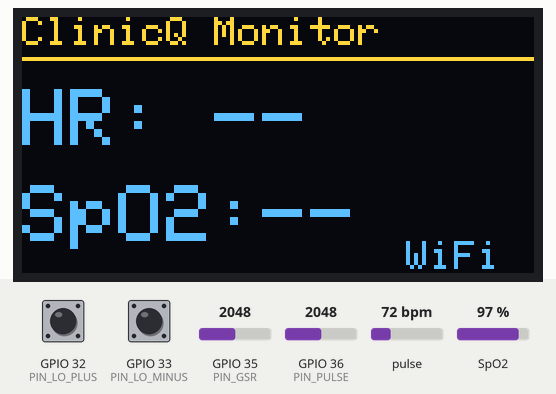
The sketch below on a simulated ESP32. On the bench: 128×64 one-colour display. Inputs (shaded band) come from the test bench; at power-on: pulse 72 bpm, SpO2 97 %, GPIO 32 (PIN_LO_PLUS) HIGH, GPIO 33 (PIN_LO_MINUS) HIGH, GPIO 35 (PIN_GSR) = 2048, GPIO 36 (PIN_PULSE) = 2048 (analog values on the 0–4095 scale). The OLED is the two-colour kind (top 16 rows yellow); WiFi joins after 1.5 s; servers stay silent unless stated; what the sketch prints to the serial monitor is not drawn.

Above: at 7.0 s.
7.1 s: pulse set to 42 bpm
At 9.1 s:
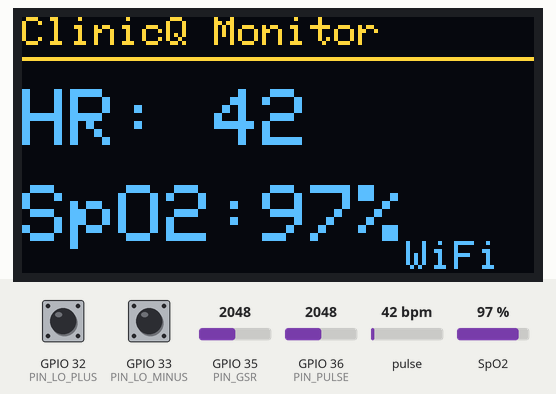
9.4 s: SpO2 set to 85 %
At 10.8 s:
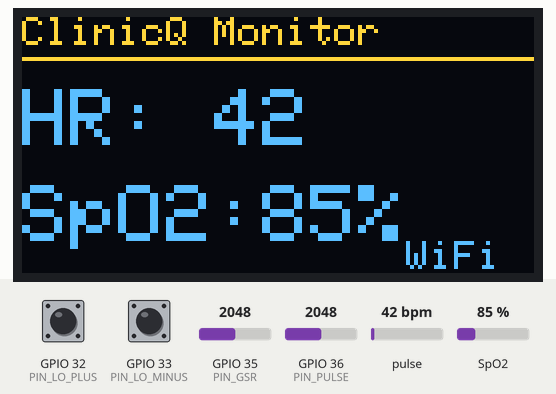
11.4 s: pulse set to 51 bpm
At 12.3 s:
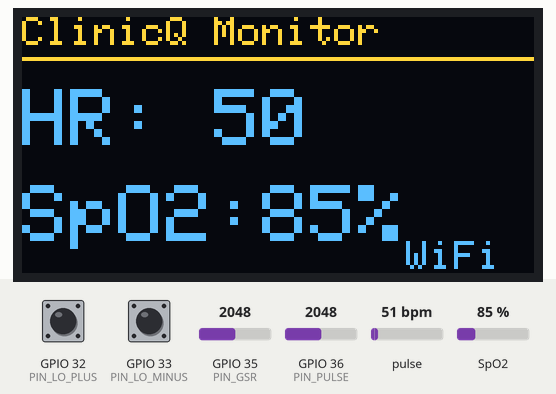
13.4 s: SpO2 set to 80 %
At 15.0 s:
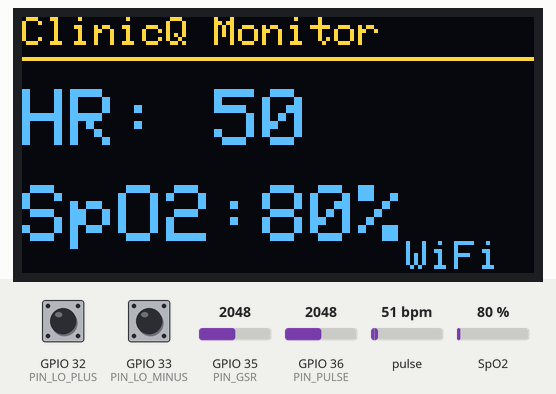
Timing chart, 0 to 16.5 s (numbered marks = the images above; inputs shaded):
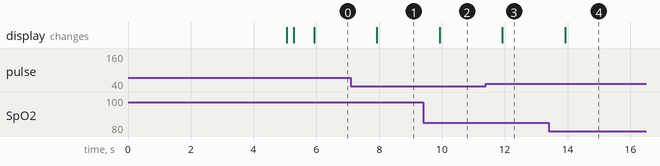

Measured:
- after the input at 7.1 s, the display: changes after 0.83 s (image 1)
- after the input at 9.4 s, the display: changes after 0.53 s (image 2)
- after the input at 11.4 s, the display: changes after 0.53 s (image 3)
- after the input at 13.4 s, the display: changes after 0.53 s (image 4)

The sketch:

esp32_health_monitor.ino
```cpp
/*
 * ClinicQ Health Monitor - ESP32 Full Firmware
 * =============================================
 *
 * Sensors:
 *   - MAX30100 (SpO2 + HR)           → OLED + cloud
 *   - AD8232  (ECG waveform)         → cloud only
 *   - GSR     (Galvanic Skin Resp)   → cloud only
 *   - DF Gravity Pulse (Heart Rate)  → cloud (fallback HR)
 *   - OLED    (128x64 SSD1306)       → local display
 *
 * WIRING (ADC1 pins only — ADC2 blocked by WiFi):
 *   OLED:       SDA→18, SCL→19 (I2C Bus 1)
 *   MAX30100:   SDA→21, SCL→22 (I2C Bus 0)
 *   AD8232:     OUT→34, LO+→32, LO-→33
 *   GSR:        SIG→35
 *   DF Pulse:   SIG→36
 *
 * ARCHITECTURE:
 *   Core 0: MAX30100 pox.update() tight loop
 *   Core 1: WiFi, SocketIO, ECG, GSR, Pulse, OLED
 *
 * Board: ESP32 Dev Module
 */

#include <Arduino.h>
#include <WiFi.h>
#include <WebSocketsClient.h>
#include <SocketIOclient.h>
#include <Wire.h>
#include "MAX30100_PulseOximeter.h"
#include <Adafruit_GFX.h>
#include <Adafruit_SSD1306.h>
#include "soc/soc.h"
#include "soc/rtc_cntl_reg.h"

// ================================================================
//  WIFI CREDENTIALS
// ================================================================
const char* WIFI_SSID     = "ADI's_A55";
const char* WIFI_PASSWORD = "galaxy@123";

// ===== CLOUD SERVER =====
const char* SERVER_HOST = "clinicq-health-monitor.onrender.com";
const uint16_t SERVER_PORT = 443;

// ===== OLED CONFIG =====
#define SCREEN_WIDTH 128
#define SCREEN_HEIGHT 64
#define OLED_RESET -1

// Pointers for heavy objects (created after WiFi)
TwoWire          *I2C_OLED = NULL;
Adafruit_SSD1306 *oled     = NULL;
SocketIOclient   *socketIO = NULL;
PulseOximeter pox;
bool oledFound = false;

// ===== AD8232 ECG PINS =====
const int PIN_ECG_INPUT = 34;
const int PIN_LO_PLUS   = 32;
const int PIN_LO_MINUS  = 33;

// ===== GSR SENSOR =====
const int PIN_GSR = 35;
const int GSR_FILTER_WINDOW = 10;
int gsrBuffer[GSR_FILTER_WINDOW];
int gsrBufIndex = 0;
long gsrSum = 0;
int filteredGSR = 0;  // Moving-average filtered GSR value (0-4095)

// ===== DF GRAVITY PULSE SENSOR =====
const int PIN_PULSE = 36;
// Peak detection for BPM
int pulseSignal = 0;
int pulsePrev = 0;
bool pulseRising = false;
unsigned long lastPulseBeatTime = 0;
float pulseBPM = 0;
int pulseThreshold = 2048;  // Dynamic threshold (mid-ADC)
int pulseMax = 0;
int pulseMin = 4095;
unsigned long lastPulseCalc = 0;

// ===== SENSOR DETECTION FLAGS =====
bool maxSensorFound = false;
bool ecgLeadsOn     = false;

// ===== MAX30100 STATE (volatile — shared between cores) =====
volatile float currentBPM  = 0;
volatile float currentSpO2 = 0;
volatile bool  fingerOn    = false;
volatile unsigned long lastFingerTime = 0;
const unsigned long FINGER_OFF_TIMEOUT = 3000;
const float ALPHA = 0.1;

// ===== ECG VARIABLES =====
float hp_y = 0, hp_x_prev = 0;
float lp_y = 0;
float adaptiveThresh = 0;
float lastFilteredECG = 0;
unsigned long lastECGBeatTime = 0;
float ecgBPM = 0;

// ===== TIMING =====
unsigned long lastECGSend      = 0;
unsigned long lastOLEDUpdate   = 0;
unsigned long lastVitalsPrint  = 0;
unsigned long lastReconnect    = 0;
unsigned long lastGSRSample    = 0;
unsigned long lastPulseSample  = 0;
const unsigned long ECG_SEND_INTERVAL     = 100;   // 10 Hz (was 40ms/25Hz — too aggressive for SSL)
const unsigned long OLED_UPDATE_INTERVAL  = 1000;
const unsigned long VITALS_PRINT_INTERVAL = 1000;
const unsigned long RECONNECT_INTERVAL    = 15000;
const unsigned long GSR_SAMPLE_INTERVAL   = 20;    // ~50 Hz
const unsigned long PULSE_SAMPLE_INTERVAL = 5;     // ~200 Hz

bool isConnected = false;
TaskHandle_t poxTaskHandle = NULL;

void onBeatDetected() {
    Serial.println("Beat!");
}


// ================================================================
//  ECG BANDPASS FILTER
// ================================================================
float bandpassFilter(float x) {
    float alpha_hp = 0.995;
    hp_y = alpha_hp * (hp_y + x - hp_x_prev);
    hp_x_prev = x;
    float alpha_lp = 0.15;
    lp_y = lp_y + alpha_lp * (hp_y - lp_y);
    return lp_y;
}


// ================================================================
//  SOCKET.IO EVENT HANDLER
// ================================================================
void socketIOEvent(socketIOmessageType_t type, uint8_t* payload, size_t length) {
    switch (type) {
        case sIOtype_DISCONNECT:
            Serial.println("Cloud disconnected");
            isConnected = false;
            break;
        case sIOtype_CONNECT:
            Serial.println("Cloud connected!");
            isConnected = true;
            socketIO->send(sIOtype_CONNECT, "/");
            break;
        case sIOtype_EVENT:
        case sIOtype_ACK:
        case sIOtype_ERROR:
        case sIOtype_BINARY_EVENT:
        case sIOtype_BINARY_ACK:
            break;
    }
}


// ================================================================
//  WIFI CONNECTION
// ================================================================
void connectToWiFi() {
    Serial.print("Connecting to WiFi: ");
    Serial.println(WIFI_SSID);
    Serial.flush();

    WiFi.mode(WIFI_STA);
    WiFi.setAutoReconnect(true);
    WiFi.persistent(true);
    WiFi.begin(WIFI_SSID, WIFI_PASSWORD);

    int attempts = 0;
    while (WiFi.status() != WL_CONNECTED && attempts < 40) {
        delay(500);
        Serial.print(".");
        attempts++;
    }

    if (WiFi.status() == WL_CONNECTED) {
        Serial.println("\nWiFi Connected!");
        Serial.print("IP: ");
        Serial.println(WiFi.localIP());
    } else {
        Serial.println("\nWiFi Failed! Restarting...");
        delay(5000);
        ESP.restart();
    }
}


// ================================================================
//  OLED INIT
// ================================================================
void initOLED() {
    Serial.println("Init OLED...");
    I2C_OLED = new TwoWire(1);
    I2C_OLED->begin(18, 19, 100000);
    oled = new Adafruit_SSD1306(SCREEN_WIDTH, SCREEN_HEIGHT, I2C_OLED, OLED_RESET);

    if (!oled->begin(SSD1306_SWITCHCAPVCC, 0x3C)) {
        Serial.println("OLED not found!");
        oledFound = false;
        delete oled; oled = NULL;
        delete I2C_OLED; I2C_OLED = NULL;
        return;
    }
    I2C_OLED->setClock(100000);
    oledFound = true;
    oled->clearDisplay();
    oled->setTextColor(WHITE);
    oled->setTextSize(1);
    oled->setCursor(10, 25);
    oled->println("ClinicQ Starting...");
    oled->display();
    Serial.println("OLED ready!");
}


// ================================================================
//  MAX30100 INIT
// ================================================================
void initMAX30100() {
    Serial.println("Init MAX30100...");
    Wire.begin(21, 22);
    delay(100);

    maxSensorFound = false;
    for (int attempt = 1; attempt <= 3; attempt++) {
        Serial.printf("  Attempt %d/3... ", attempt);
        if (pox.begin()) {
            maxSensorFound = true;
            Serial.println("OK!");
            break;
        }
        Serial.println("failed");
        delay(500);
    }

    if (maxSensorFound) {
        pox.setIRLedCurrent(MAX30100_LED_CURR_27_1MA);
        pox.setOnBeatDetectedCallback(onBeatDetected);
        Serial.println("MAX30100 ready!");
    } else {
        Serial.println("MAX30100 not found.");
    }
}


// ================================================================
//  MAX30100 TASK (Core 0) — unchanged
// ================================================================
void poxTask(void *parameter) {
    float smoothBPM  = 0;
    float smoothSpO2 = 0;

    while (true) {
        if (maxSensorFound) {
            pox.update();

            float hr = pox.getHeartRate();
            float sp = pox.getSpO2();

            if (hr > 30.0 && sp > 50.0 && sp <= 100.0) {
                fingerOn = true;
                lastFingerTime = millis();
                if (sp > 100.0) sp = 100.0;

                // Outlier rejection
                if (smoothBPM > 0) {
                    float bpmChange = abs(hr - smoothBPM) / smoothBPM;
                    float spo2Change = abs(sp - smoothSpO2) / smoothSpO2;
                    if (bpmChange > 0.25) hr = smoothBPM;
                    if (spo2Change > 0.15) sp = smoothSpO2;
                }

                // Smoothing
                if (smoothBPM == 0) {
                    smoothBPM  = hr;
                    smoothSpO2 = sp;
                } else {
                    smoothBPM  = (smoothBPM  * (1.0 - ALPHA)) + (hr  * ALPHA);
                    smoothSpO2 = (smoothSpO2 * (1.0 - ALPHA)) + (sp * ALPHA);
                }

                if (smoothBPM > 200.0) smoothBPM = 200.0;
                if (smoothBPM < 30.0)  smoothBPM = 30.0;
                if (smoothSpO2 > 100.0) smoothSpO2 = 100.0;
                if (smoothSpO2 < 50.0) smoothSpO2 = 50.0;

                currentBPM  = smoothBPM;
                currentSpO2 = smoothSpO2;
            } else {
                fingerOn = false;
                if (millis() - lastFingerTime > FINGER_OFF_TIMEOUT) {
                    smoothBPM  = 0;
                    smoothSpO2 = 0;
                    currentBPM  = 0;
                    currentSpO2 = 0;
                }
            }
        }
        vTaskDelay(1);
    }
}


// ================================================================
//  GSR READING (Moving Average Filter)
// ================================================================
void readGSR() {
    int rawGsr = analogRead(PIN_GSR);

    // Moving average filter (window = 10)
    gsrSum -= gsrBuffer[gsrBufIndex];
    gsrBuffer[gsrBufIndex] = rawGsr;
    gsrSum += rawGsr;
    gsrBufIndex = (gsrBufIndex + 1) % GSR_FILTER_WINDOW;

    filteredGSR = gsrSum / GSR_FILTER_WINDOW;
}


// ================================================================
//  DF GRAVITY PULSE READING + Peak Detection
//  Detects heartbeats from the analog pulse waveform and
//  calculates BPM from inter-beat intervals.
// ================================================================
void readPulse() {
    pulseSignal = analogRead(PIN_PULSE);

    // Track min/max for dynamic threshold (reset every 3s)
    if (pulseSignal > pulseMax) pulseMax = pulseSignal;
    if (pulseSignal < pulseMin) pulseMin = pulseSignal;

    unsigned long now = millis();

    // Reset min/max every 3 seconds for adaptive threshold
    if (now - lastPulseCalc > 3000) {
        lastPulseCalc = now;
        pulseThreshold = (pulseMax + pulseMin) / 2;
        pulseMax = 0;
        pulseMin = 4095;
    }

    // Detect rising edge crossing threshold → beat
    if (pulseSignal > pulseThreshold && pulsePrev <= pulseThreshold) {
        // Rising edge detected
        if (lastPulseBeatTime > 0 && now - lastPulseBeatTime > 300) {
            // At least 300ms between beats (max 200 BPM)
            unsigned long ibi = now - lastPulseBeatTime;
            float newBPM = 60000.0 / ibi;

            // Sanity check: 30-200 BPM
            if (newBPM >= 30 && newBPM <= 200) {
                // Smooth the BPM
                if (pulseBPM == 0) {
                    pulseBPM = newBPM;
                } else {
                    pulseBPM = pulseBPM * 0.8 + newBPM * 0.2;
                }
            }
        }
        lastPulseBeatTime = now;
    }

    pulsePrev = pulseSignal;

    // If no beat detected in 5 seconds, reset BPM
    if (now - lastPulseBeatTime > 5000) {
        pulseBPM = 0;
    }
}


// ================================================================
//  SEND TO CLOUD
//  Sends real data only. 0 = no sensor / not reading → "--" on site
// ================================================================
void sendToCloud(float ecgValue) {
    if (!isConnected || !socketIO) return;

    // ECG
    int mappedECG = 0;
    if (ecgLeadsOn) {
        mappedECG = map(constrain((int)ecgValue, -500, 1500), -500, 1500, -60, 150);
    }

    // HR: MAX30100 primary → DF Gravity Pulse fallback → 0
    int sendBPM = 0;
    if (fingerOn && currentBPM > 30) {
        sendBPM = (int)currentBPM;
    } else if (pulseBPM > 30) {
        sendBPM = (int)pulseBPM;
    }

    // SpO2: MAX30100 only
    int sendSpO2 = 0;
    if (fingerOn && currentSpO2 > 50) {
        sendSpO2 = (int)currentSpO2;
        if (sendSpO2 > 100) sendSpO2 = 100;
    }

    // GSR: always send current filtered value
    int sendGSR = filteredGSR;

    String packet = "[\"sensor_data\",{";
    packet += "\"bpm\":";   packet += sendBPM;
    packet += ",\"spo2\":"; packet += sendSpO2;
    packet += ",\"ecg\":";  packet += mappedECG;
    packet += ",\"gsr\":";  packet += sendGSR;
    packet += "}]";

    socketIO->sendEVENT(packet);
}


// ================================================================
//  UPDATE OLED (BPM + SpO2 only, as requested)
// ================================================================
void updateOLED() {
    if (!oledFound || !oled) return;

    oled->clearDisplay();
    oled->setTextSize(1);
    oled->setCursor(0, 0);
    oled->println("ClinicQ Monitor");
    oled->drawLine(0, 10, 128, 10, WHITE);

    // Determine best BPM source for display
    float displayBPM = 0;
    bool hasBPM = false;
    if (fingerOn && currentBPM > 30) {
        displayBPM = currentBPM;
        hasBPM = true;
    } else if (pulseBPM > 30) {
        displayBPM = pulseBPM;
        hasBPM = true;
    }

    // Heart Rate
    oled->setTextSize(2);
    oled->setCursor(0, 18);
    oled->print("HR: ");
    if (hasBPM) {
        oled->println((int)displayBPM);
    } else {
        oled->println("--");
    }

    // SpO2
    oled->setCursor(0, 42);
    oled->print("SpO2:");
    if (fingerOn && currentSpO2 > 50) {
        oled->print((int)currentSpO2);
        oled->println("%");
    } else {
        oled->println("--");
    }

    // Status
    oled->setTextSize(1);
    if (isConnected) {
        oled->setCursor(90, 56);
        oled->print("CLOUD");
    } else if (WiFi.status() == WL_CONNECTED) {
        oled->setCursor(96, 56);
        oled->print("WiFi");
    } else {
        oled->setCursor(78, 56);
        oled->print("OFFLINE");
    }
    oled->display();
}


// ================================================================
//  CONNECTION CHECK
// ================================================================
void checkConnection(unsigned long now) {
    if (now - lastReconnect < RECONNECT_INTERVAL) return;
    lastReconnect = now;

    if (WiFi.status() != WL_CONNECTED) {
        Serial.println("WiFi lost, reconnecting...");
        WiFi.disconnect();
        delay(100);
        WiFi.begin(WIFI_SSID, WIFI_PASSWORD);
        int attempts = 0;
        while (WiFi.status() != WL_CONNECTED && attempts < 20) {
            delay(500);
            attempts++;
        }
        if (WiFi.status() == WL_CONNECTED) {
            Serial.println("WiFi reconnected!");
        }
    }

    if (WiFi.status() == WL_CONNECTED && !isConnected && socketIO) {
        Serial.println("Cloud reconnecting...");
        socketIO->disconnect();
        delay(200);
        socketIO->beginSSL(SERVER_HOST, SERVER_PORT, "/socket.io/?EIO=4");
    }
}


// ================================================================
//  SETUP
// ================================================================
void setup() {
    WRITE_PERI_REG(RTC_CNTL_BROWN_OUT_REG, 0);

    Serial.begin(115200);
    delay(3000);
    Serial.println("\n=== ClinicQ Health Monitor ===");

    // AD8232 + GSR + Pulse pin setup
    pinMode(PIN_ECG_INPUT, INPUT);
    pinMode(PIN_LO_PLUS, INPUT);
    pinMode(PIN_LO_MINUS, INPUT);
    pinMode(PIN_GSR, INPUT);
    pinMode(PIN_PULSE, INPUT);
    analogReadResolution(12);

    // Init GSR filter buffer
    for (int i = 0; i < GSR_FILTER_WINDOW; i++) gsrBuffer[i] = 0;

    // 1. WiFi
    connectToWiFi();
    delay(500);

    // 2. OLED
    initOLED();
    delay(200);

    if (oledFound && oled) {
        oled->clearDisplay();
        oled->setTextSize(1);
        oled->setCursor(0, 10);
        oled->println("WiFi OK!");
        oled->setCursor(0, 25);
        oled->print("IP:");
        oled->println(WiFi.localIP());
        oled->setCursor(0, 45);
        oled->println("Starting sensors...");
        oled->display();
    }

    // 3. MAX30100
    delay(200);
    initMAX30100();

    // 4. Launch MAX30100 on Core 0
    if (maxSensorFound) {
        xTaskCreatePinnedToCore(
            poxTask, "PoxTask", 4096, NULL, 1, &poxTaskHandle, 0
        );
        Serial.println("MAX30100 task on Core 0");
    }

    // 5. Cloud
    delay(300);
    Serial.print("Connecting to cloud: ");
    Serial.println(SERVER_HOST);
    socketIO = new SocketIOclient();
    socketIO->beginSSL(SERVER_HOST, SERVER_PORT, "/socket.io/?EIO=4");
    socketIO->onEvent(socketIOEvent);
    socketIO->setReconnectInterval(5000);

    // Print sensor status
    Serial.println("\n=== Sensor Status ===");
    Serial.printf("MAX30100 (HR/SpO2): %s\n", maxSensorFound ? "CONNECTED" : "NOT FOUND");
    Serial.println("AD8232 (ECG): GPIO 34 (checking leads...)");
    Serial.println("GSR Sensor:   GPIO 35");
    Serial.println("DF Pulse:     GPIO 36");
    Serial.println("=====================\n");
}


// ================================================================
//  MAIN LOOP (Core 1)
// ================================================================
void loop() {
    unsigned long now = millis();

    // 1. Socket.IO — must run FREQUENTLY for ping/pong keepalive
    static unsigned long lastSocketLoop = 0;
    if (now - lastSocketLoop >= 50) {   // Every 50ms (was 200ms — too slow, missed pings)
        lastSocketLoop = now;
        if (socketIO) socketIO->loop();
    }

    // 2. AD8232 ECG at 250 Hz
    static unsigned long lastSampleMicros = 0;
    if (micros() - lastSampleMicros >= 4000) {
        lastSampleMicros = micros();
        float ecgFiltered = 0;

        bool lo_plus  = digitalRead(PIN_LO_PLUS);
        bool lo_minus = digitalRead(PIN_LO_MINUS);
        ecgLeadsOn = (lo_plus == LOW && lo_minus == LOW);

        if (ecgLeadsOn) {
            int raw = analogRead(PIN_ECG_INPUT);
            ecgFiltered = bandpassFilter(raw);
        }
        lastFilteredECG = ecgFiltered;

        adaptiveThresh = 0.9 * adaptiveThresh + 0.1 * ecgFiltered;
        if (ecgFiltered > adaptiveThresh + 50 && now - lastECGBeatTime > 400) {
            if (lastECGBeatTime != 0) {
                ecgBPM = 60000.0 / (now - lastECGBeatTime);
            }
            lastECGBeatTime = now;
        }
    }

    // 3. GSR at ~50 Hz
    if (now - lastGSRSample >= GSR_SAMPLE_INTERVAL) {
        lastGSRSample = now;
        readGSR();
    }

    // 4. DF Gravity Pulse at ~200 Hz
    if (now - lastPulseSample >= PULSE_SAMPLE_INTERVAL) {
        lastPulseSample = now;
        readPulse();
    }

    // 5. Send to cloud at 25 Hz
    if (now - lastECGSend >= ECG_SEND_INTERVAL) {
        lastECGSend = now;
        sendToCloud(lastFilteredECG);
    }

    // 6. Update OLED at 1 Hz
    if (now - lastOLEDUpdate >= OLED_UPDATE_INTERVAL) {
        lastOLEDUpdate = now;
        updateOLED();
    }

    // 7. Connection check every 15s
    checkConnection(now);

    // 8. Serial debug at 1 Hz
    if (now - lastVitalsPrint >= VITALS_PRINT_INTERVAL) {
        lastVitalsPrint = now;
        Serial.printf("HR:%d | SpO2:%d%% | Finger:%s | Pulse_BPM:%d | GSR:%d | ECG:%s | Cloud:%s | RSSI:%d | Heap:%d\n",
                      (int)currentBPM, (int)currentSpO2,
                      fingerOn ? "YES" : "NO",
                      (int)pulseBPM,
                      filteredGSR,
                      ecgLeadsOn ? "ON" : "OFF",
                      isConnected ? "OK" : "NO",
                      WiFi.RSSI(),
                      ESP.getFreeHeap());
    }
}
```
